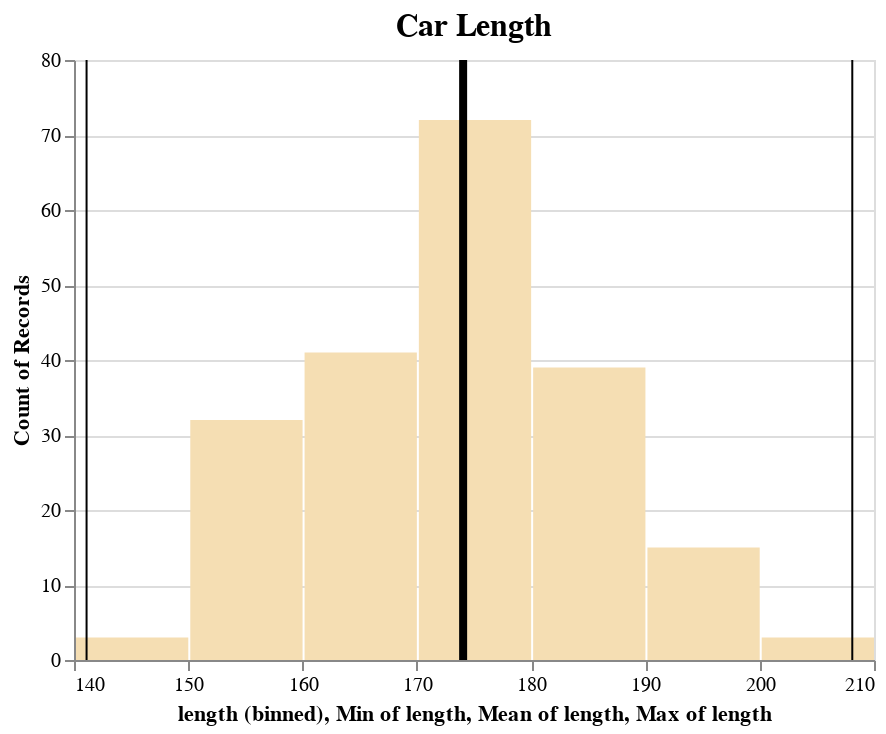

Notebook cell for this chart:
### Markdown cell above
barH + minH + meanH + maxH

### Code cell
barH + minH + meanH + maxH

### Figure 1 — Vega-Lite specification as saved in the notebook (floating-point values rounded to 4 significant figures; data arrays with more than 128 entries replaced by an {"elided": "..."} marker saying what was removed)
{"config": {"view": {"continuousWidth": 400, "continuousHeight": 300}}, "layer": [{"mark": {"type": "bar", "color": "wheat"}, "encoding": {"x": {"bin": {"extent": [140, 210], "step": 10}, "field": "length", "type": "quantitative"}, "y": {"aggregate": "count", "type": "quantitative"}}, "title": {"text": "Car Length", "fontSize": 16}}, {"mark": {"type": "rule", "color": "black"}, "encoding": {"size": {"value": 1}, "x": {"aggregate": "min", "field": "length", "type": "quantitative"}}}, {"mark": {"type": "rule", "color": "black"}, "encoding": {"size": {"value": 4}, "x": {"aggregate": "mean", "field": "length", "type": "quantitative"}}}, {"mark": {"type": "rule", "color": "black"}, "encoding": {"size": {"value": 1}, "x": {"aggregate": "max", "field": "length", "type": "quantitative"}}}], "data": {"name": "data-9967e5fca02e73f8fd2d34e56e0501b9"}, "$schema": "https://vega.github.io/schema/vega-lite/v4.17.0.json", "datasets": {"data-9967e5fca02e73f8fd2d34e56e0501b9": {"elided": "205 records"}}}
